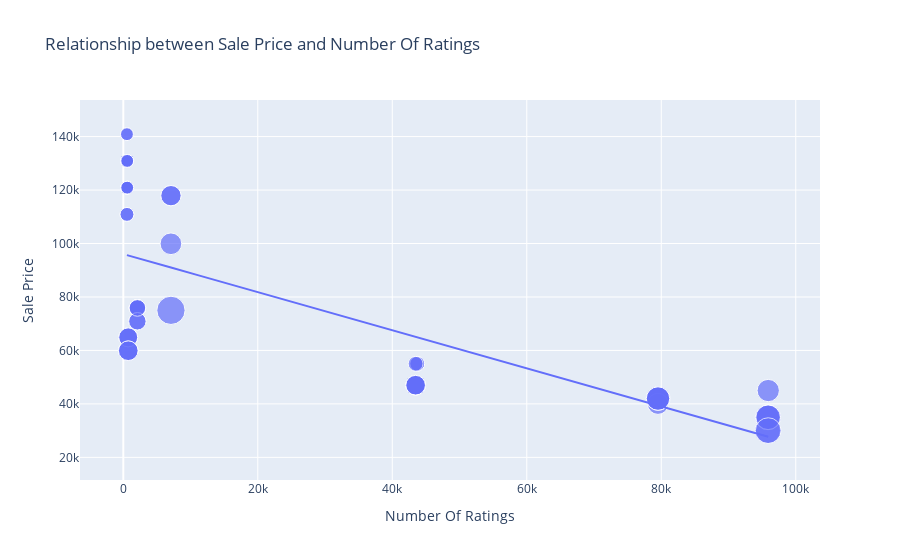

Source (notebook cell):
### Code cell
figure = px.scatter(data_frame = data, x = "Number Of Ratings", y = "Sale Price",
                    size = "Discount Percentage", trendline = "ols", 
                    title = "Relationship between Sale Price and Number Of Ratings")
figure.show()

### Figure 1 — Plotly figure (JSON) as saved in the notebook; plotly's stock layout.template omitted (floating-point values rounded to 4 significant figures)
{"data": [{"hovertemplate": "Number Of Ratings=%{x}<br>Sale Price=%{y}<br>Discount Percentage=%{marker.size}<extra></extra>", "legendgroup": "", "marker": {"color": "#636efa", "size": [0, 0, 0, 0, 0, 0, 0, 0, 0, 20, 16, 20, 20, 20, 0, 0, 0, 0, 29, 15, 0, 15, 17, 18, 6, 6, 13, 6, 14, 10, 7, 6, 6, 13, 13, 10, 10, 6, 14, 6, 10, 6, 11, 11, 10, 14, 7, 6, 6, 6, 8, 8, 24, 22, 22, 22, 8, 24, 14, 14, 14, 14], "sizemode": "area", "sizeref": 0.0725, "symbol": "circle"}, "mode": "markers", "name": "", "orientation": "v", "showlegend": false, "type": "scatter", "x": [3431, 3431, 3431, 11202, 11202, 3431, 3431, 11202, 1454, 79512, 79512, 79582, 79512, 79512, 1078, 1078, 1078, 1078, 7088, 7088, 1078, 7088, 7081, 95909, 542, 580, 740, 545, 740, 2101, 545, 580, 580, 730, 730, 2101, 2101, 580, 740, 580, 2092, 545, 2101, 2092, 2101, 740, 545, 580, 580, 580, 43707, 43707, 95807, 95909, 95807, 95909, 43470, 95909, 43470, 43470, 43470, 43470], "xaxis": "x", "y": [49900, 84900, 84900, 77000, 77000, 49900, 49900, 77000, 89900, 41999, 39999, 41999, 41999, 41999, 131900, 117100, 131900, 117100, 74999, 117900, 117100, 117900, 99900, 44999, 140900, 130900, 64900, 120900, 59900, 75900, 110900, 130900, 120900, 64900, 64900, 75900, 75900, 120900, 59900, 120900, 75900, 140900, 70900, 70900, 75900, 59900, 110900, 120900, 130900, 130900, 54999, 54999, 29999, 34999, 34999, 34999, 54999, 29999, 46999, 46999, 46999, 46999], "yaxis": "y"}, {"hovertemplate": "<b>OLS trendline</b><br>Sale Price = -0.712783 * Number Of Ratings + 96054.8<br>R<sup>2</sup>=0.492139<br><br>Number Of Ratings=%{x}<br>Sale Price=%{y} <b>(trend)</b><extra></extra>", "legendgroup": "", "marker": {"color": "#636efa", "symbol": "circle"}, "mode": "lines", "name": "", "showlegend": false, "type": "scatter", "x": [542, 545, 545, 545, 545, 580, 580, 580, 580, 580, 580, 580, 580, 730, 730, 740, 740, 740, 740, 1078, 1078, 1078, 1078, 1078, 1454, 2092, 2092, 2101, 2101, 2101, 2101, 2101, 3431, 3431, 3431, 3431, 3431, 7081, 7088, 7088, 7088, 11202, 11202, 11202, 43470, 43470, 43470, 43470, 43470, 43707, 43707, 79512, 79512, 79512, 79512, 79582, 95807, 95807, 95909, 95909, 95909, 95909], "xaxis": "x", "y": [95670.0, 95670.0, 95670.0, 95670.0, 95670.0, 95640.0, 95640.0, 95640.0, 95640.0, 95640.0, 95640.0, 95640.0, 95640.0, 95530.0, 95530.0, 95530.0, 95530.0, 95530.0, 95530.0, 95290.0, 95290.0, 95290.0, 95290.0, 95290.0, 95020.0, 94560.0, 94560.0, 94560.0, 94560.0, 94560.0, 94560.0, 94560.0, 93610.0, 93610.0, 93610.0, 93610.0, 93610.0, 91010.0, 91000.0, 91000.0, 91000.0, 88070.0, 88070.0, 88070.0, 65070.0, 65070.0, 65070.0, 65070.0, 65070.0, 64900.0, 64900.0, 39380.0, 39380.0, 39380.0, 39380.0, 39330.0, 27770.0, 27770.0, 27690.0, 27690.0, 27690.0, 27690.0], "yaxis": "y"}], "layout": {"autosize": true, "dragmode": "zoom", "legend": {"itemsizing": "constant", "tracegroupgap": 0}, "title": {"text": "Relationship between Sale Price and Number Of Ratings"}, "xaxis": {"anchor": "y", "autorange": false, "domain": [0, 1], "range": [-6439.0, 103600.0], "title": {"text": "Number Of Ratings"}, "type": "linear"}, "yaxis": {"anchor": "x", "autorange": false, "domain": [0, 1], "range": [11530.0, 153700.0], "title": {"text": "Sale Price"}, "type": "linear"}}}
